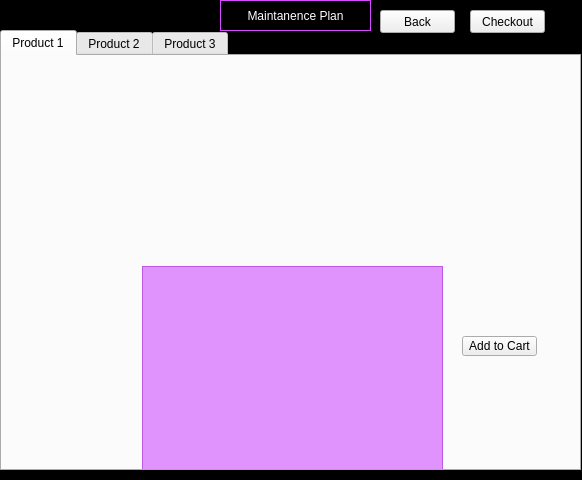
<?xml version="1.0" encoding="UTF-8"?>
<ui version="4.0">
 <class>ViewProducts</class>
 <widget class="QWidget" name="ViewProducts">
  <property name="geometry">
   <rect>
    <x>0</x>
    <y>0</y>
    <width>582</width>
    <height>480</height>
   </rect>
  </property>
  <property name="windowTitle">
   <string>Form</string>
  </property>
  <property name="styleSheet">
   <string notr="true">#ViewProducts
{
	background-color: rgb(0, 0, 0);

}</string>
  </property>
  <widget class="QTabWidget" name="tabWidget">
   <property name="geometry">
    <rect>
     <x>0</x>
     <y>30</y>
     <width>581</width>
     <height>441</height>
    </rect>
   </property>
   <property name="autoFillBackground">
    <bool>false</bool>
   </property>
   <property name="styleSheet">
    <string notr="true">#Product1
{
	background-image: url(:/Resources/space cat.jpg);
}

#Product2
{
	
	background-color: rgb(0, 0, 0);
}

#Product3
{
	
	background-image: url(:/Resources/soviet.jpg);

}
</string>
   </property>
   <property name="currentIndex">
    <number>0</number>
   </property>
   <widget class="QWidget" name="Product1">
    <attribute name="title">
     <string>Product 1</string>
    </attribute>
    <widget class="QLabel" name="pic1">
     <property name="geometry">
      <rect>
       <x>170</x>
       <y>0</y>
       <width>231</width>
       <height>211</height>
      </rect>
     </property>
     <property name="autoFillBackground">
      <bool>false</bool>
     </property>
     <property name="text">
      <string/>
     </property>
     <property name="pixmap">
      <pixmap resource="Images.qrc">:/Resources/cat robot.jpg</pixmap>
     </property>
     <property name="scaledContents">
      <bool>true</bool>
     </property>
    </widget>
    <widget class="QTextBrowser" name="text1">
     <property name="geometry">
      <rect>
       <x>140</x>
       <y>210</y>
       <width>301</width>
       <height>211</height>
      </rect>
     </property>
     <property name="autoFillBackground">
      <bool>false</bool>
     </property>
     <property name="styleSheet">
      <string notr="true">#text1
{
	background-color: rgba(192, 19, 255, 115);
   
	font: 100 15pt &quot;American Typewriter&quot;;
	
	font-weight: bold;
   
	color: rgb(255, 255, 255);


}</string>
     </property>
    </widget>
    <widget class="QPushButton" name="product_One">
     <property name="geometry">
      <rect>
       <x>460</x>
       <y>280</y>
       <width>75</width>
       <height>20</height>
      </rect>
     </property>
     <property name="text">
      <string>Add to Cart</string>
     </property>
    </widget>
   </widget>
   <widget class="QWidget" name="Product2">
    <attribute name="title">
     <string>Product 2</string>
    </attribute>
    <widget class="QLabel" name="pic2">
     <property name="geometry">
      <rect>
       <x>20</x>
       <y>0</y>
       <width>521</width>
       <height>391</height>
      </rect>
     </property>
     <property name="text">
      <string/>
     </property>
     <property name="pixmap">
      <pixmap resource="Images.qrc">:/Resources/images.jpeg</pixmap>
     </property>
     <property name="scaledContents">
      <bool>true</bool>
     </property>
    </widget>
    <widget class="QTextBrowser" name="text2">
     <property name="geometry">
      <rect>
       <x>130</x>
       <y>120</y>
       <width>281</width>
       <height>201</height>
      </rect>
     </property>
     <property name="styleSheet">
      <string notr="true">#text2
{
	background-color: rgba(0, 0, 0, 38);
	font
	font: 15pt &quot;American Typewriter&quot;;
	color:white;

}</string>
     </property>
    </widget>
    <widget class="QPushButton" name="product_Two">
     <property name="geometry">
      <rect>
       <x>460</x>
       <y>300</y>
       <width>75</width>
       <height>23</height>
      </rect>
     </property>
     <property name="text">
      <string>Add to Cart</string>
     </property>
    </widget>
   </widget>
   <widget class="QWidget" name="Product3">
    <attribute name="title">
     <string>Product 3</string>
    </attribute>
    <widget class="QLabel" name="pic3">
     <property name="geometry">
      <rect>
       <x>40</x>
       <y>0</y>
       <width>481</width>
       <height>221</height>
      </rect>
     </property>
     <property name="text">
      <string/>
     </property>
     <property name="pixmap">
      <pixmap resource="Images.qrc">:/Resources/H51s.jpg</pixmap>
     </property>
     <property name="scaledContents">
      <bool>true</bool>
     </property>
    </widget>
    <widget class="QTextBrowser" name="text3">
     <property name="geometry">
      <rect>
       <x>140</x>
       <y>230</y>
       <width>271</width>
       <height>211</height>
      </rect>
     </property>
     <property name="styleSheet">
      <string notr="true">font: 15pt &quot;American Typewriter&quot;;
color:white;
background-color: rgba(0, 0, 0, 56);</string>
     </property>
    </widget>
    <widget class="QPushButton" name="product_Three">
     <property name="geometry">
      <rect>
       <x>460</x>
       <y>320</y>
       <width>75</width>
       <height>23</height>
      </rect>
     </property>
     <property name="text">
      <string>Add to Cart</string>
     </property>
    </widget>
   </widget>
  </widget>
  <widget class="QPushButton" name="MaintPlan">
   <property name="geometry">
    <rect>
     <x>220</x>
     <y>0</y>
     <width>151</width>
     <height>31</height>
    </rect>
   </property>
   <property name="autoFillBackground">
    <bool>false</bool>
   </property>
   <property name="styleSheet">
    <string notr="true">
background-color: rgb(0, 0, 0);
font: 13pt &quot;American Typewriter&quot;;
color: white;
border:  2px solid #555;
border-style: solid;
border-width: 1px;
border-radius: 40px;
padding: 5px;
border-color: rgb(218, 73, 255);

</string>
   </property>
   <property name="text">
    <string>Maintanence Plan</string>
   </property>
  </widget>
  <widget class="QPushButton" name="checkout_button">
   <property name="geometry">
    <rect>
     <x>470</x>
     <y>10</y>
     <width>75</width>
     <height>23</height>
    </rect>
   </property>
   <property name="text">
    <string>Checkout</string>
   </property>
  </widget>
  <widget class="QPushButton" name="backButton">
   <property name="geometry">
    <rect>
     <x>380</x>
     <y>10</y>
     <width>75</width>
     <height>23</height>
    </rect>
   </property>
   <property name="text">
    <string>Back</string>
   </property>
  </widget>
 </widget>
 <resources>
  <include location="Images.qrc"/>
 </resources>
 <connections/>
</ui>
